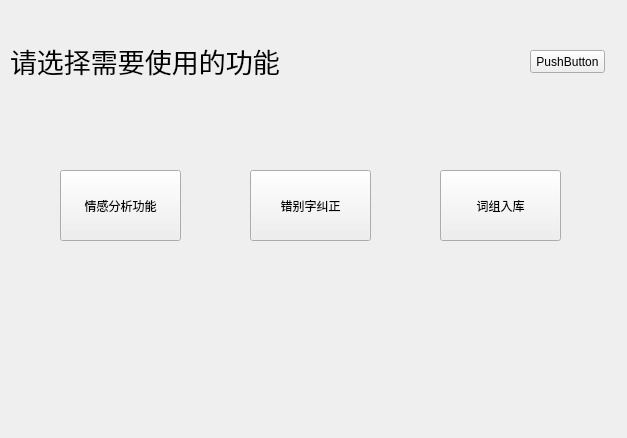
<?xml version="1.0" encoding="UTF-8"?>
<ui version="4.0">
 <class>MainWindow</class>
 <widget class="QMainWindow" name="MainWindow">
  <property name="geometry">
   <rect>
    <x>0</x>
    <y>0</y>
    <width>627</width>
    <height>438</height>
   </rect>
  </property>
  <property name="windowTitle">
   <string>MainWindow</string>
  </property>
  <widget class="QWidget" name="centralwidget">
   <widget class="QPushButton" name="pushButton">
    <property name="geometry">
     <rect>
      <x>60</x>
      <y>170</y>
      <width>121</width>
      <height>71</height>
     </rect>
    </property>
    <property name="text">
     <string>情感分析功能</string>
    </property>
   </widget>
   <widget class="QPushButton" name="pushButton_2">
    <property name="geometry">
     <rect>
      <x>250</x>
      <y>170</y>
      <width>121</width>
      <height>71</height>
     </rect>
    </property>
    <property name="text">
     <string>错别字纠正</string>
    </property>
   </widget>
   <widget class="QPushButton" name="pushButton_3">
    <property name="geometry">
     <rect>
      <x>440</x>
      <y>170</y>
      <width>121</width>
      <height>71</height>
     </rect>
    </property>
    <property name="mouseTracking">
     <bool>false</bool>
    </property>
    <property name="text">
     <string>词组入库</string>
    </property>
   </widget>
   <widget class="QLabel" name="label">
    <property name="geometry">
     <rect>
      <x>10</x>
      <y>40</y>
      <width>271</width>
      <height>41</height>
     </rect>
    </property>
    <property name="font">
     <font>
      <family>Agency FB</family>
      <pointsize>20</pointsize>
     </font>
    </property>
    <property name="text">
     <string>请选择需要使用的功能</string>
    </property>
   </widget>
   <widget class="QPushButton" name="Close_Button">
    <property name="geometry">
     <rect>
      <x>530</x>
      <y>50</y>
      <width>75</width>
      <height>23</height>
     </rect>
    </property>
    <property name="text">
     <string>PushButton</string>
    </property>
   </widget>
   <zorder>pushButton_2</zorder>
   <zorder>pushButton_3</zorder>
   <zorder>label</zorder>
   <zorder>pushButton</zorder>
   <zorder>Close_Button</zorder>
  </widget>
 </widget>
 <resources/>
 <connections/>
</ui>
